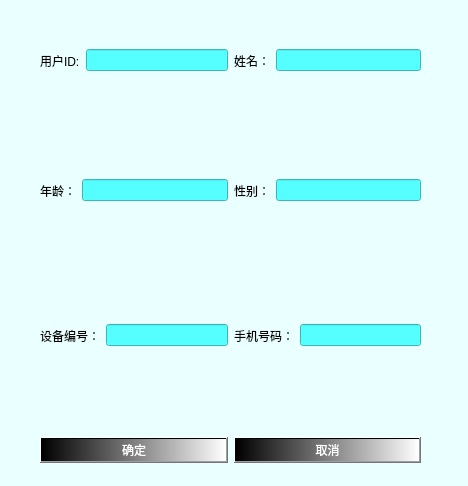
<?xml version="1.0" encoding="UTF-8"?>
<ui version="4.0">
 <class>AddUser</class>
 <widget class="QWidget" name="AddUser">
  <property name="geometry">
   <rect>
    <x>0</x>
    <y>0</y>
    <width>468</width>
    <height>486</height>
   </rect>
  </property>
  <property name="windowTitle">
   <string>UserAdd</string>
  </property>
  <property name="windowIcon">
   <iconset>
    <normaloff>../My_ECG _V1.4/pic/user.jpg</normaloff>../My_ECG _V1.4/pic/user.jpg</iconset>
  </property>
  <property name="styleSheet">
   <string notr="true">background-color: rgb(234, 255, 255);</string>
  </property>
  <widget class="QWidget" name="horizontalLayoutWidget_7">
   <property name="geometry">
    <rect>
     <x>40</x>
     <y>10</y>
     <width>381</width>
     <height>101</height>
    </rect>
   </property>
   <layout class="QHBoxLayout" name="horizontalLayout_7">
    <item>
     <layout class="QHBoxLayout" name="horizontalLayout">
      <item>
       <widget class="QLabel" name="label">
        <property name="text">
         <string>用户ID:</string>
        </property>
       </widget>
      </item>
      <item>
       <widget class="QLineEdit" name="UserIDLineEdit">
        <property name="styleSheet">
         <string notr="true">background-color: rgb(85, 255, 255);</string>
        </property>
       </widget>
      </item>
     </layout>
    </item>
    <item>
     <layout class="QHBoxLayout" name="horizontalLayout_2">
      <item>
       <widget class="QLabel" name="label_2">
        <property name="text">
         <string>姓名：</string>
        </property>
       </widget>
      </item>
      <item>
       <widget class="QLineEdit" name="UserNameLineEdit">
        <property name="styleSheet">
         <string notr="true">background-color: rgb(85, 255, 255);</string>
        </property>
       </widget>
      </item>
     </layout>
    </item>
   </layout>
  </widget>
  <widget class="QWidget" name="horizontalLayoutWidget_8">
   <property name="geometry">
    <rect>
     <x>40</x>
     <y>130</y>
     <width>381</width>
     <height>121</height>
    </rect>
   </property>
   <layout class="QHBoxLayout" name="horizontalLayout_8">
    <item>
     <layout class="QHBoxLayout" name="horizontalLayout_4">
      <item>
       <widget class="QLabel" name="label_4">
        <property name="text">
         <string>年龄：</string>
        </property>
       </widget>
      </item>
      <item>
       <widget class="QLineEdit" name="UserAgeLineEdit">
        <property name="styleSheet">
         <string notr="true">background-color: rgb(85, 255, 255);</string>
        </property>
       </widget>
      </item>
     </layout>
    </item>
    <item>
     <layout class="QHBoxLayout" name="horizontalLayout_3">
      <item>
       <widget class="QLabel" name="label_3">
        <property name="text">
         <string>性别：</string>
        </property>
       </widget>
      </item>
      <item>
       <widget class="QLineEdit" name="UserSexLineEdit">
        <property name="styleSheet">
         <string notr="true">background-color: rgb(85, 255, 255);</string>
        </property>
       </widget>
      </item>
     </layout>
    </item>
   </layout>
  </widget>
  <widget class="QWidget" name="horizontalLayoutWidget_9">
   <property name="geometry">
    <rect>
     <x>40</x>
     <y>270</y>
     <width>381</width>
     <height>131</height>
    </rect>
   </property>
   <layout class="QHBoxLayout" name="horizontalLayout_9">
    <item>
     <layout class="QHBoxLayout" name="horizontalLayout_6">
      <item>
       <widget class="QLabel" name="label_6">
        <property name="text">
         <string>设备编号：</string>
        </property>
       </widget>
      </item>
      <item>
       <widget class="QLineEdit" name="UserDeviceLineEdit">
        <property name="styleSheet">
         <string notr="true">background-color: rgb(85, 255, 255);</string>
        </property>
       </widget>
      </item>
     </layout>
    </item>
    <item>
     <layout class="QHBoxLayout" name="horizontalLayout_5">
      <item>
       <widget class="QLabel" name="label_5">
        <property name="text">
         <string>手机号码：</string>
        </property>
       </widget>
      </item>
      <item>
       <widget class="QLineEdit" name="UserPhoneNumberLineEdit">
        <property name="styleSheet">
         <string notr="true">background-color: rgb(85, 255, 255);</string>
        </property>
       </widget>
      </item>
     </layout>
    </item>
   </layout>
  </widget>
  <widget class="QWidget" name="horizontalLayoutWidget_10">
   <property name="geometry">
    <rect>
     <x>40</x>
     <y>420</y>
     <width>381</width>
     <height>61</height>
    </rect>
   </property>
   <layout class="QHBoxLayout" name="horizontalLayout_10">
    <item>
     <widget class="QPushButton" name="OkPushBt">
      <property name="styleSheet">
       <string notr="true">background-color: qlineargradient(spread:pad, x1:0, y1:0, x2:1, y2:0, stop:0 rgba(0, 0, 0, 255), stop:1 rgba(255, 255, 255, 255));
color: rgb(255, 255, 255);</string>
      </property>
      <property name="text">
       <string>确定</string>
      </property>
     </widget>
    </item>
    <item>
     <widget class="QPushButton" name="CanclePushButton_2">
      <property name="styleSheet">
       <string notr="true">background-color: qlineargradient(spread:pad, x1:0, y1:0, x2:1, y2:0, stop:0 rgba(0, 0, 0, 255), stop:1 rgba(255, 255, 255, 255));
color: rgb(255, 255, 255);</string>
      </property>
      <property name="text">
       <string>取消</string>
      </property>
     </widget>
    </item>
   </layout>
  </widget>
 </widget>
 <resources/>
 <connections/>
</ui>
